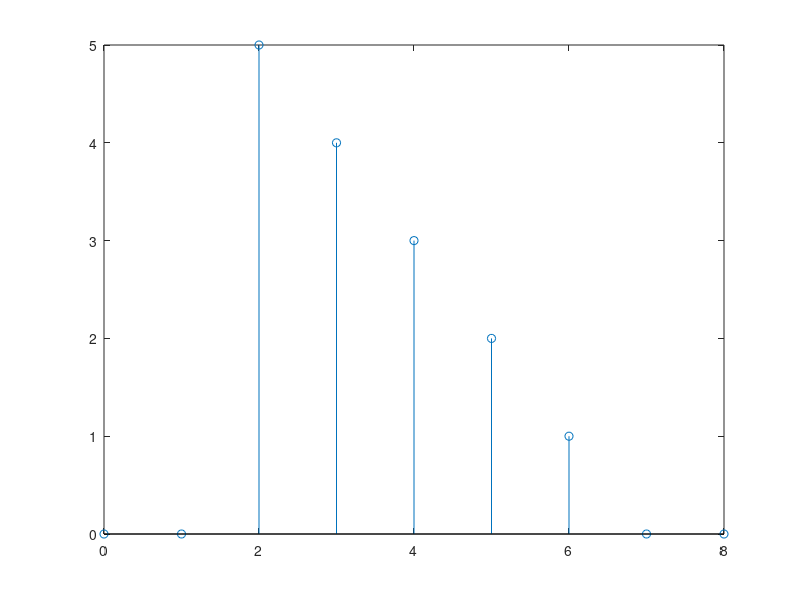
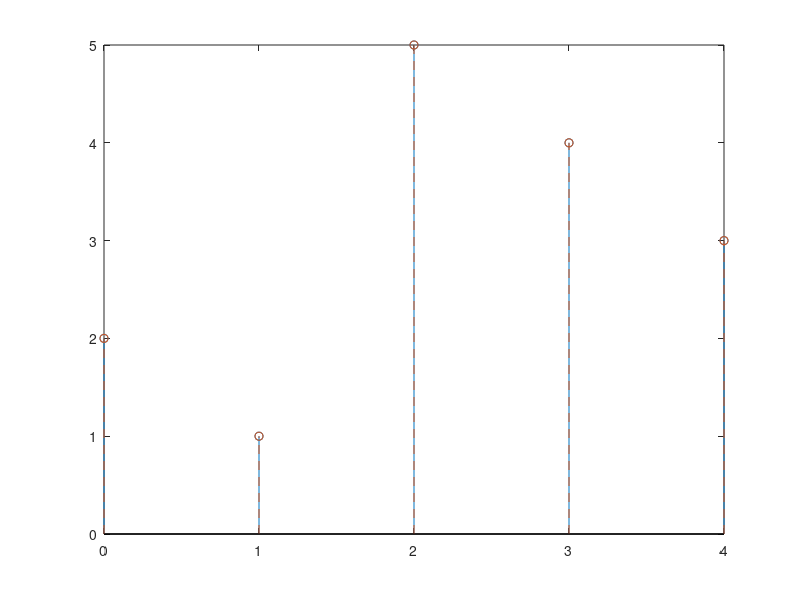

These charts were generated, in order, by the following MATLAB code:
% Exercise 17

% circular convolution.

% Given x(n) = delta(n-2), defined for n in [0, 4]
% Given y(n) = [5, 4, 3, 2, 1], n in [0, 4].
% Compute z(n) as the linear convolution between x and y.
% Which is the support of z(n)?
% Compute the cyclic convolution between x and y.
% Try using matlab function cconv and check the result.

close all
clearvars
clc

%% define signals

x = [0, 0, 1, 0, 0];
n_x = 0:4;
y = [5, 4, 3, 2, 1];
n_y = 0:4;

% amount of samples over which we want to compute the cyclic conv
N = length(x);

%% convolve them linearly

z = conv(x, y);
n_z = n_x(1) + n_y(1):n_x(end) + n_y(end);

figure, stem(n_z, z)

%% cyclic convolution

% let us create the periodic extension of y (one period on the left and one
% one the right it's enough)

% fill the signal with zeros until reaching N samples
y_tilde = zeros(1, N);
y_tilde(1:length(y)) = y;

% repmat: dimension of y_tilde should be: 1*num_rows(y_tilde), 3*num_cols(y_tilde)
y_tilde = repmat(y_tilde, 1, 3);

% support of the periodic extension
n_tilde = -N:2*N-1;

% now compute linear convolution
z_p = conv(x, y_tilde);
n_zp = n_tilde(1)+n_x(1):n_tilde(end) + n_x(end);

% take the cyclic convolution between 0 and N-1
z_c = z_p(n_zp >= 0 & n_zp <N);

figure, stem(0:N-1, z_c);

%% matlab function

z_mat = cconv(x, y, N);
hold on, 
stem(0:N-1, z_mat, '--')
